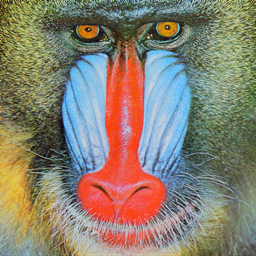
#> input picture data/Mandrill.bmp, 256 x 256 px
$ python show_image_statistics_gray.py
#> lines starting #> are read from the running program, lines starting #| are printed output that depends on the picture; long printed decimals are rounded

#%%
import cv2
import numpy as np
import statistics
from matplotlib import pyplot as plt


image = cv2.imread("data/Mandrill.bmp", 0)
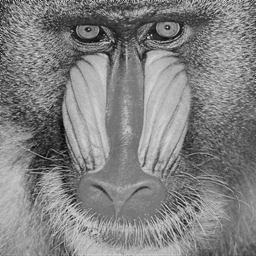
#> image: shape (256, 256); min 2, max 220, mean 129.4

# ヒストグラムの表示
hist = cv2.calcHist([image], [0], None, [256], [0, 256])
#> hist = 256 values, max 773 at index 123, min 0 at index 0, mean 256
plt.plot(hist, color="gray")
plt.xlim([0, 256])
plt.show()
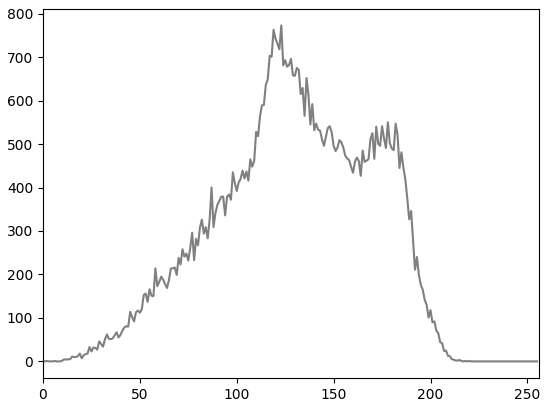
#> figure drawn by matplotlib, 1 panel; curve peaks at x = 123, y = 773

# 各色成分の基本統計量の算出
print("最大値:", np.max(image))
#| 最大値: 220
print("最小値:", np.min(image))
#| 最小値: 2
print("平均値:", np.mean(image))
#| 平均値: 129.417
print("第一四分位数:", np.percentile(image, 25))
#| 第一四分位数: 104.0
print("中央値:", np.median(image))
#| 中央値: 130.0
print("第三四分位数:", np.percentile(image, 75))
#| 第三四分位数: 161.0
print("最頻値:", statistics.mode(image.flatten().tolist()))
#| 最頻値: 123
print("分散:", np.var(image[0]))
#| 分散: 1737.236

$ run again, with data/Aerial.bmp copied over data/Mandrill.bmp
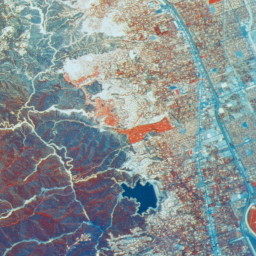
#> input picture data/Aerial.bmp, 256 x 256 px
#> `image = cv2.imread("data/Mandrill.bmp", 0)`:
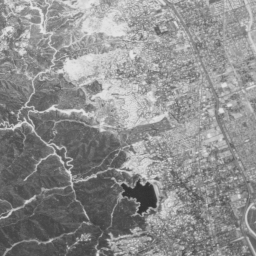
#> image: shape (256, 256); min 48, max 230, mean 141.5
#> hist = 256 values, max 665 at index 153, min 0 at index 0, mean 256
#> `plt.show()`:
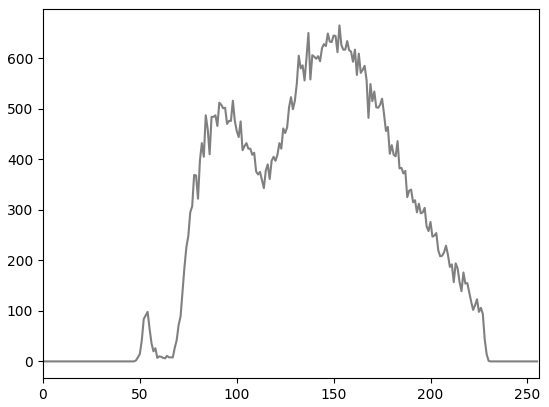
#> figure drawn by matplotlib, 1 panel; curve peaks at x = 153, y = 665
#| 最大値: 230
#| 最小値: 48
#| 平均値: 141.516
#| 第一四分位数: 109.0
#| 中央値: 143.0
#| 第三四分位数: 170.0
#| 最頻値: 153
#| 分散: 655.789

$ run again, with data/Cameraman.bmp copied over data/Mandrill.bmp
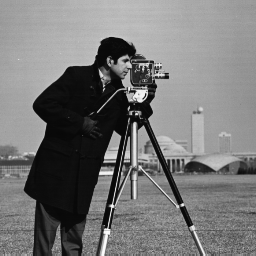
#> input picture data/Cameraman.bmp, 256 x 256 px
#> image is the input picture: shape (256, 256); min 7, max 253, mean 118.7
#> hist = 256 values, max 1685 at index 14, min 0 at index 0, mean 256
#> `plt.show()`:
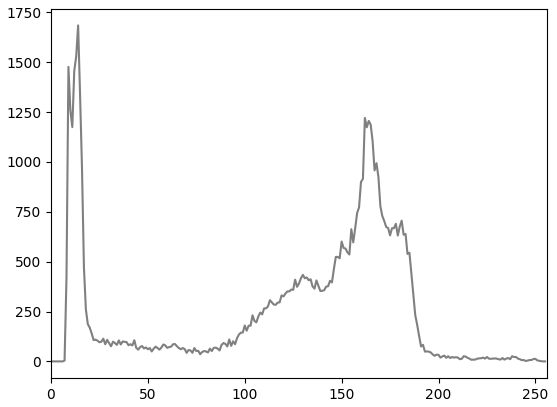
#> figure drawn by matplotlib, 1 panel; curve peaks at x = 14, y = 1685
#| 最大値: 253
#| 最小値: 7
#| 平均値: 118.724
#| 第一四分位数: 68.0
#| 中央値: 144.0
#| 第三四分位数: 166.0
#| 最頻値: 14
#| 分散: 104.390
